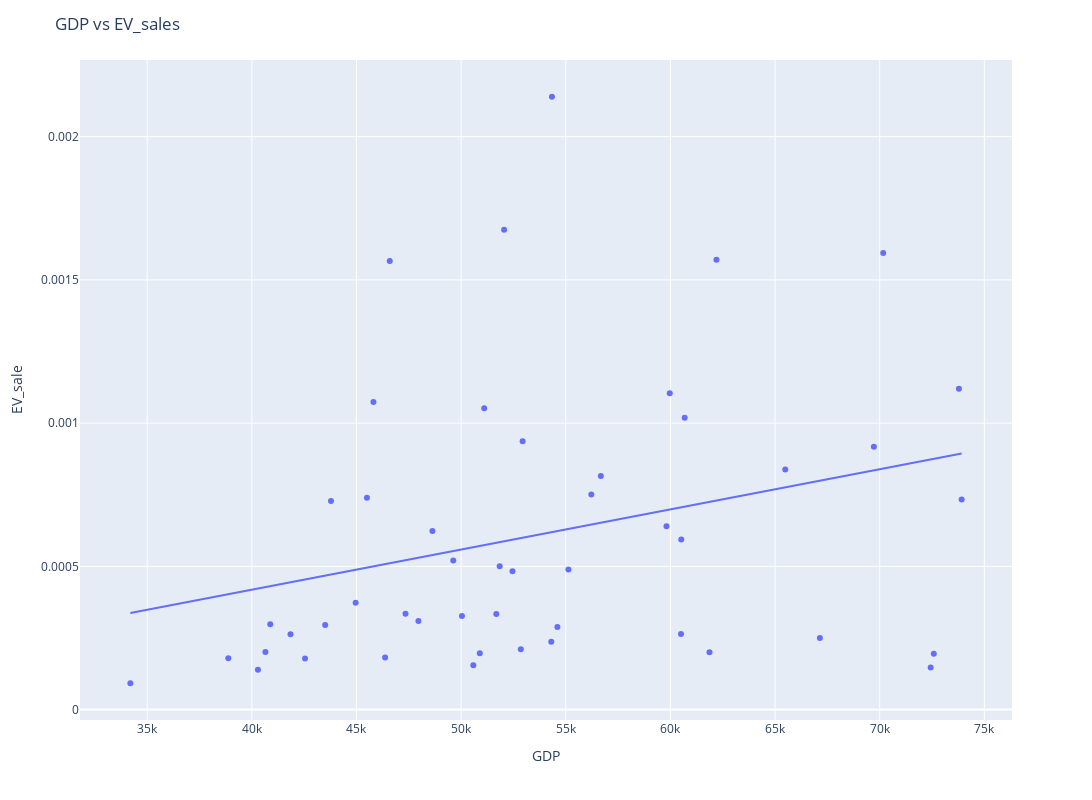

Notebook source saved alongside this figure:
### Markdown cell above
# GDP

### Code cell
fig = px.scatter(new, x=new['GDP'], y=new['EV_sale'],trendline='ols')
fig.layout.update(
    width=1700,
    height=800,
    title_text = 'GDP vs EV_sales')
fig.show()
